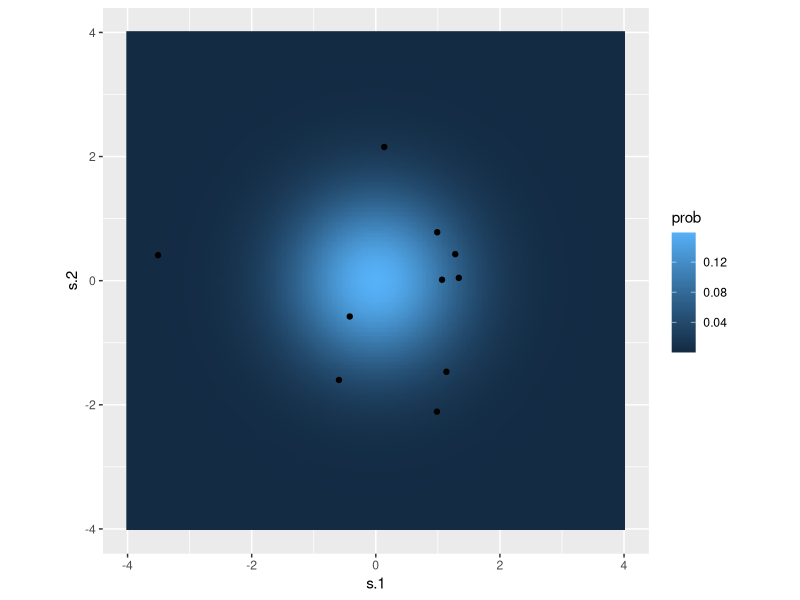
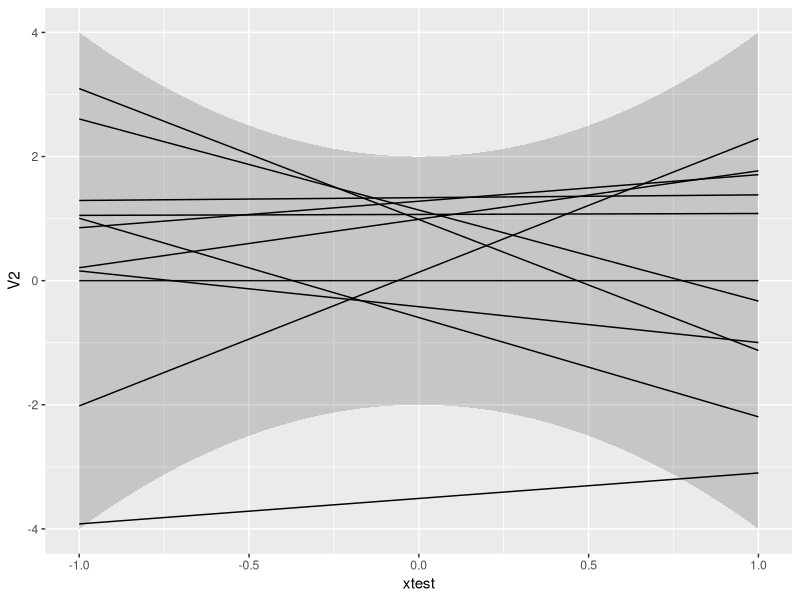
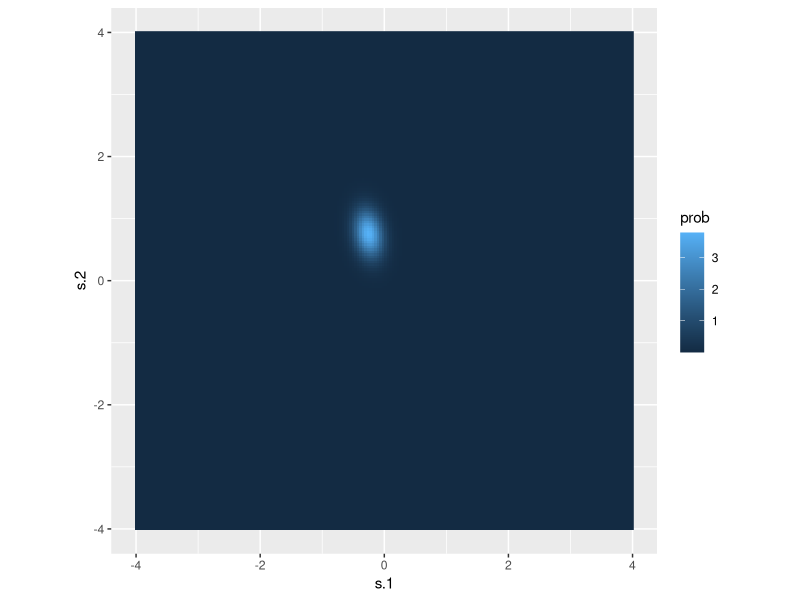
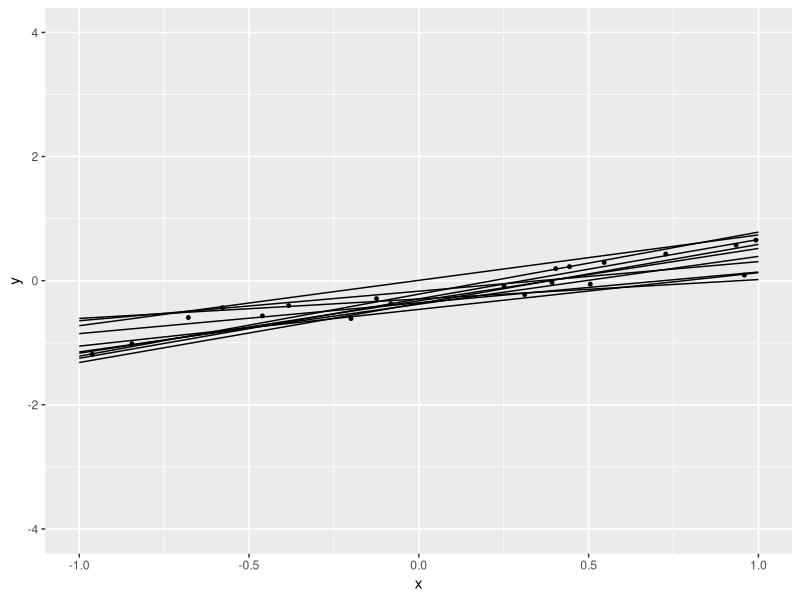
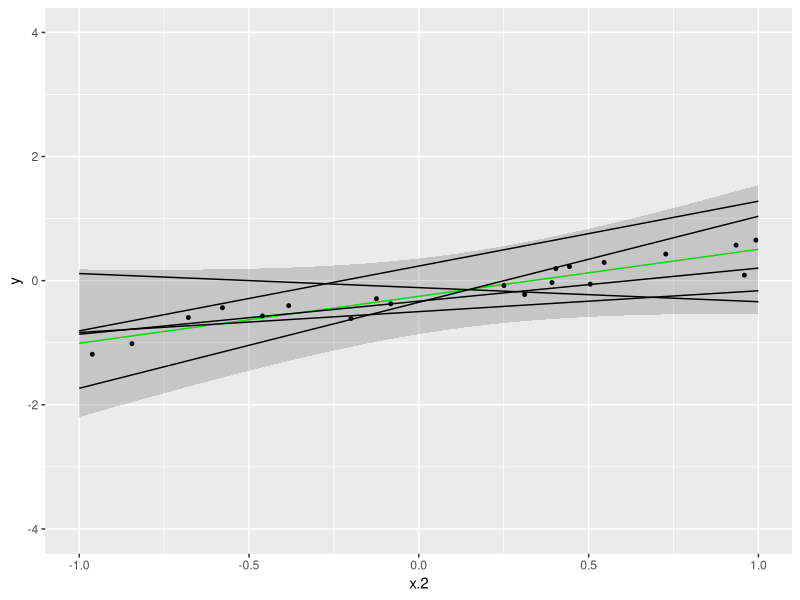
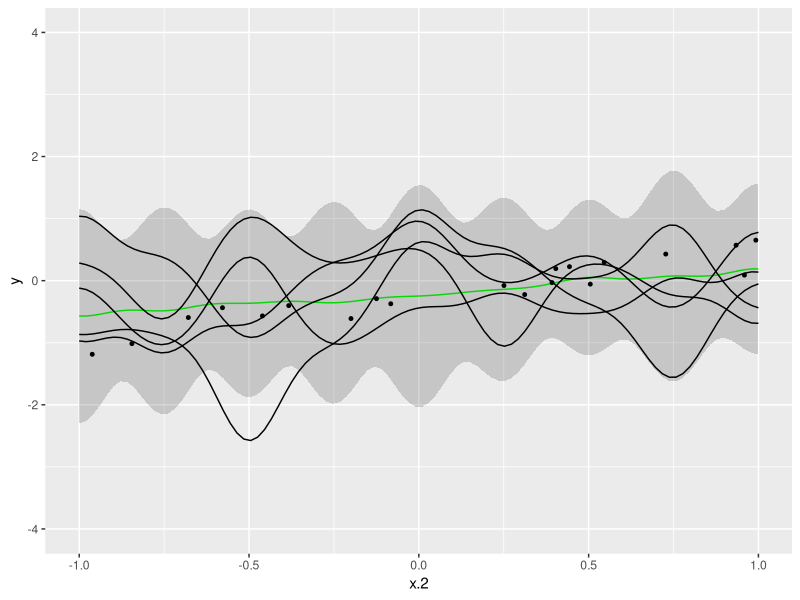

Reproduce these figures in R, in order.
## ---- chunk 1
library(MASS)
library(gridExtra)
library(ggplot2)
library(ellipse)
library(plyr)
## ---- chunk 2
set.seed(50)
x <- matrix(runif(600, min = -1, max = 1))
f <- function(x, a1, a2){a1 + a2 * x}
noise <- rnorm(600, mean = 0, sd = 0.2)
target <- f(x, a1 = -0.3, a2 = 0.5) + noise
## ---- chunk 3
phi <- function(x){
  t(mapply((function (x) x^(0:1)), x))
}

X <- phi(x)
## ---- chunk 4
# alpha is mean of noise
# beta is variance of noise
alpha <- 0.0
beta <- 2.0
## ---- chunk 5
Sigma <- diag(dim(X)[2]) 

mode <- rep(0, dim(X)[2])
## ---- chunk 6
xtest <- seq(-1,1,length.out = 100)

weight.grid <- expand.grid(s.1 = seq(-4, 4, length.out=200), s.2 = seq(-4, 4, length.out=200))

q.samp <- cbind(weight.grid, prob = mvtnorm::dmvnorm(weight.grid, mean = mode, sigma = Sigma))

## ---- chunk 7
samples1 <- mvtnorm::rmvnorm(10, mean = mode, sigma = Sigma)

plot1 <- ggplot(q.samp, aes(x=s.1, y=s.2)) + 
    geom_raster(aes(fill = prob)) +
    coord_fixed(xlim = c(-4, 4), ylim = c(-4, 4), ratio = 1)
plot1 <- plot1 + geom_point(data = data.frame(samples1), aes(x=X1, y = X2))
plot1
f_mode <- (phi(xtest)) %*% mode
f_var <- (phi(xtest)) %*% Sigma %*% t(phi(xtest))
predictive_dataset <- data.frame(cbind(xtest, f_mode, diag(f_var)))
plot1_2 <- ggplot(color = "green", data = predictive_dataset) + geom_line(aes(x = xtest, y = V2)) + geom_ribbon(data = predictive_dataset, aes(x= xtest, y = V2, ymin = V2- 2*V3, ymax = V2 + 2*V3, 
                                             ),
              alpha = 0.2) 
for (i in 1:nrow(samples1)){
    plot1_2 <- plot1_2 + stat_function(fun = function(x, j) j[1] + j[2] * x, args = list(j=samples1[i,]))
}
plot1_2

## ---- chunk 8
sampling_n <- 20
set.seed(12345)
samples <- sample(1:nrow(X), sampling_n)
x_sample <- X[samples,]
y_sample <- target[samples,]

## ---- chunk 9
precision <- c(alpha,alpha) + beta * (t(x_sample) %*%x_sample)
mode <- ginv(precision) %*% (beta * t(x_sample) %*% y_sample)
p.samp <- cbind(weight.grid, prob = mvtnorm::dmvnorm(weight.grid, mean = mode, sigma = ginv(precision)))
plot2 <- ggplot(p.samp, aes(x=s.1, y=s.2)) + 
    geom_raster(aes(fill = prob)) +
    coord_fixed(xlim = c(-4, 4), ylim = c(-4, 4), ratio = 1)
samples2 <- mvtnorm::rmvnorm(10, mean = mode, sigma = ginv(precision))


plot2_1 <- ggplot(data = data.frame(x = 0), mapping = aes(x = x))
for (i in 1:nrow(samples2)){
    plot2_1 <- plot2_1 + stat_function(fun = function(x, j) j[1] + j[2] * x, args = list(j=samples2[i,]))
}
plot2_1 <- plot2_1 + xlim(-1,1) + ylim(-4,4)

plot2_1 <- plot2_1 + geom_point(data = data.frame(x = x[samples], y = y_sample), 
             mapping = aes(x = x, y= y), 
             size = 1)

plot2
plot2_1
## ---- chunk 10
M <- x_sample %*% mode
m <- (phi(xtest)) %*% mode
kXX <- (x_sample) %*% Sigma %*% t(x_sample)
kxx <- (phi(xtest)) %*% Sigma %*% t(phi(xtest))
G <- kXX + beta * diag(1, dim(x_sample)[1])
G <- chol(G)
kxX <- (phi(xtest)) %*% Sigma %*% t(x_sample)
A <- t(solve(t(G) %*% G, t(kxX)))
mode_pred <- t(m) + t(A %*% (y_sample - M))
var_pred <- kxx - A %*% t(kxX)
p.samp <- mvtnorm::rmvnorm(5,mean = mode_pred, sigma = var_pred) 
## ---- chunk 11
predictive_dataset <- data.frame(cbind(xtest, t(mode_pred), sqrt(diag(var_pred))))
data.grid <- data.frame(x = x_sample, y= y_sample)

plot1 <- ggplot(data.grid, aes(x = x.2, y = y)) + geom_line(color = "green", data = predictive_dataset, aes(x = xtest, y = V2)) + geom_ribbon(data = predictive_dataset, aes(x= xtest, y = V2, ymin = V2- 2*V3, ymax = V2 + 2*V3, 
                                             ),
              alpha = 0.2) +xlim(-1,1) + ylim(-4,4)
for (i in 1:nrow(p.samp)){
  tmp <- data.frame(y = p.samp[i,])
  tmp$indx = xtest
  

  plot1 <- plot1 + geom_line(data = tmp, aes(x = indx, y= y)) 
}
plot1 <- plot1 + geom_point(data = data.frame(x = x[samples], y = y_sample), 
             mapping = aes(x = x, y= y), 
             size = 1)
plot1
## ---- chunk 12
 phi <- function(x){
  n<- length(x)
  basis_u = seq(-1,1,length.out = 9)
  basis_u = t(replicate(n, basis_u))
  x_matrix <- matrix(x, nrow = n, ncol = 9)
  a <- cbind(rep(1, n), exp(-0.5* (x_matrix- basis_u) ** 2 / (0.1**2)))
  a

 }
X <- phi(x)
Sigma <- diag(dim(X)[2]) 

mode <- rep(0, dim(X)[2])

sampling_n <- 20
set.seed(12345)
samples <- sample(1:nrow(X), sampling_n)
x_sample <- X[samples,]
y_sample <- target[samples,]

M <- x_sample %*% mode
m <- (phi(xtest)) %*% mode
kXX <- (x_sample) %*% Sigma %*% t(x_sample)
kxx <- (phi(xtest)) %*% Sigma %*% t(phi(xtest))
G <- kXX + beta * diag(1, dim(x_sample)[1])
G <- chol(G)
kxX <- (phi(xtest)) %*% Sigma %*% t(x_sample)
A <- t(solve(t(G) %*% G, t(kxX)))
mode_pred <- t(m) + t(A %*% (y_sample - M))
var_pred <- kxx - A %*% t(kxX)
p.samp <- mvtnorm::rmvnorm(5,mean = mode_pred, sigma = var_pred) 

predictive_dataset <- data.frame(cbind(xtest, t(mode_pred), sqrt(diag(var_pred))))
data.grid <- data.frame(x = x_sample, y= y_sample)

plot1 <- ggplot(data.grid, aes(x = x.2, y = y)) + geom_line(color = "green", data = predictive_dataset, aes(x = xtest, y = V2)) + geom_ribbon(data = predictive_dataset, aes(x= xtest, y = V2, ymin = V2- 2*V3, ymax = V2 + 2*V3, 
                                             ),
              alpha = 0.2) +xlim(-1,1) + ylim(-4,4)
for (i in 1:nrow(p.samp)){
  tmp <- data.frame(y = p.samp[i,])
  tmp$indx = xtest
  

  plot1 <- plot1 + geom_line(data = tmp, aes(x = indx, y= y)) 
}
plot1 <- plot1 + geom_point(data = data.frame(x = x[samples], y = y_sample), 
             mapping = aes(x = x, y= y), 
             size = 1)
plot1
